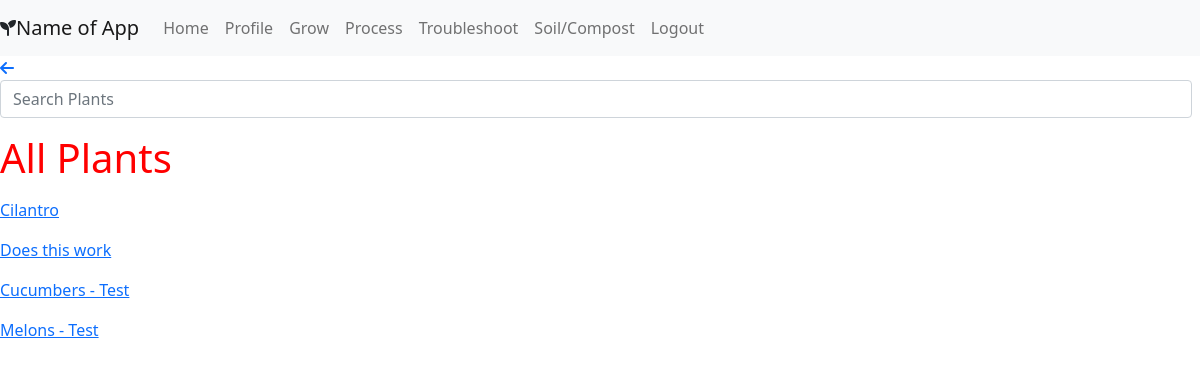
Screenshot of /grow/all_plants with the database file from the repository.
### portfolio/models.py (models this page shows, shortened)
class Plant(models.Model):
    users_like = models.ManyToManyField(User, related_name = "plants_liked")
    category = models.CharField(max_length = 45)
    name = models.CharField(max_length = 45)
    plant_pic = models.ImageField(upload_to=None, height_field=None, width_field=None, max_length=100, blank=True, null=True)
    latin_name = models.CharField(max_length = 45, null=True)
    sun = models.CharField(max_length = 45, null=True)
    water = models.CharField(max_length = 255, null=True)
    spacing = models.CharField(max_length = 45, null=True)
    height_width = models.CharField(max_length = 45, null=True)
    days_to_harvest = models.CharField(max_length = 45, null=True)
    pH = models.CharField(max_length = 45, null=True)
    planting = models.TextField(null = True)
    family=models.CharField(max_length = 45, null=True)
    soil_reqs = models.TextField(null = True)
    companion_plants = models.TextField(null = True)
    dont_plant_near = models.TextField(null = True)
    pruning = models.TextField(null = True)
    harvesting = models.TextField(null = True)
    common_pests = models.TextField(null = True)
    medicinal_props = models.TextField(null = True)
    edibility = models.TextField(null = True)
    other_uses = models.TextField(null = True)
    specific_notes = models.TextField(null = True)
    created_at = models.DateTimeField(auto_now_add=True)
    updated_at = models.DateTimeField(auto_now=True)
    objects = PlantManager()

### portfolio/views.py (the view)
# urls.py: path('grow/all_plants', views.all_plants),
def all_plants(request):
    context={
        'all_plants': Plant.objects.all()
    }
    return render(request, 'all_plants.html', context)

### portfolio/templates/all_plants.html (shortened to what this page needs)
<!DOCTYPE html>
<html lang="en">
<head>
    <link href="https://cdn.jsdelivr.net/npm/bootstrap@5.0.0-beta3/dist/css/bootstrap.min.css" rel="stylesheet"
>
    <link rel="stylesheet" href="https://cdn.jsdelivr.net/npm/bootstrap-icons@1.4.1/font/bootstrap-icons.css">
    {% load static %}
    <link rel="stylesheet" href="{% static 'css/styles.css' %}">
</head>
<body>
    <div>
        <nav class="navbar navbar-expand-lg navbar-light bg-light sticky-top">
            <i class="fas fa-seedling"></i><a class="navbar-brand" href="#"> Name of App</a>
            <div class="collapse navbar-collapse" id="navbarNavAltMarkup">
                <div class="navbar-nav">
                    <a class="nav-item nav-link" href="/home">Home</a>
                    <a class="nav-item nav-link" href="/profile/{{current_user.id}}">Profile</a>
                    <a class="nav-item nav-link" href="/grow">Grow</a>
                    <a class="nav-item nav-link" href="#">Process</a>
                    <a class="nav-item nav-link" href="#">Troubleshoot</a>
                    <a class="nav-item nav-link" href="#">Soil/Compost</a>
                    <a class="nav-item nav-link" href="/logout">Logout</a>
                </div>
            </div>
        </nav>
    </div>
    <a href="javascript:history.back()"><i class="fas fa-arrow-left"></i></a>
        <form class="d-flex" id="plant_search" method="POST">
            <input class="form-control me-2" id="searchbar" type="text" name="search"
                placeholder="Search Plants">
        </form>
    <h1>All Plants</h1>
    {% for plant in all_plants %}
    <a href="/grow/details/{{plant.id}}">
        <p>{{plant.name}}</p>
    </a>
    {% endfor %}
</body>
</html>

### portfolio/static/css/styles.css (style rules this page uses)
* { margin: 0; padding: 0; }
h1 { color: red; }

### rows the page displays
Plant: name "Cilantro"
Plant: name "Does this work"
Plant: name "Cucumbers - Test"
Plant: name "Melons - Test"
